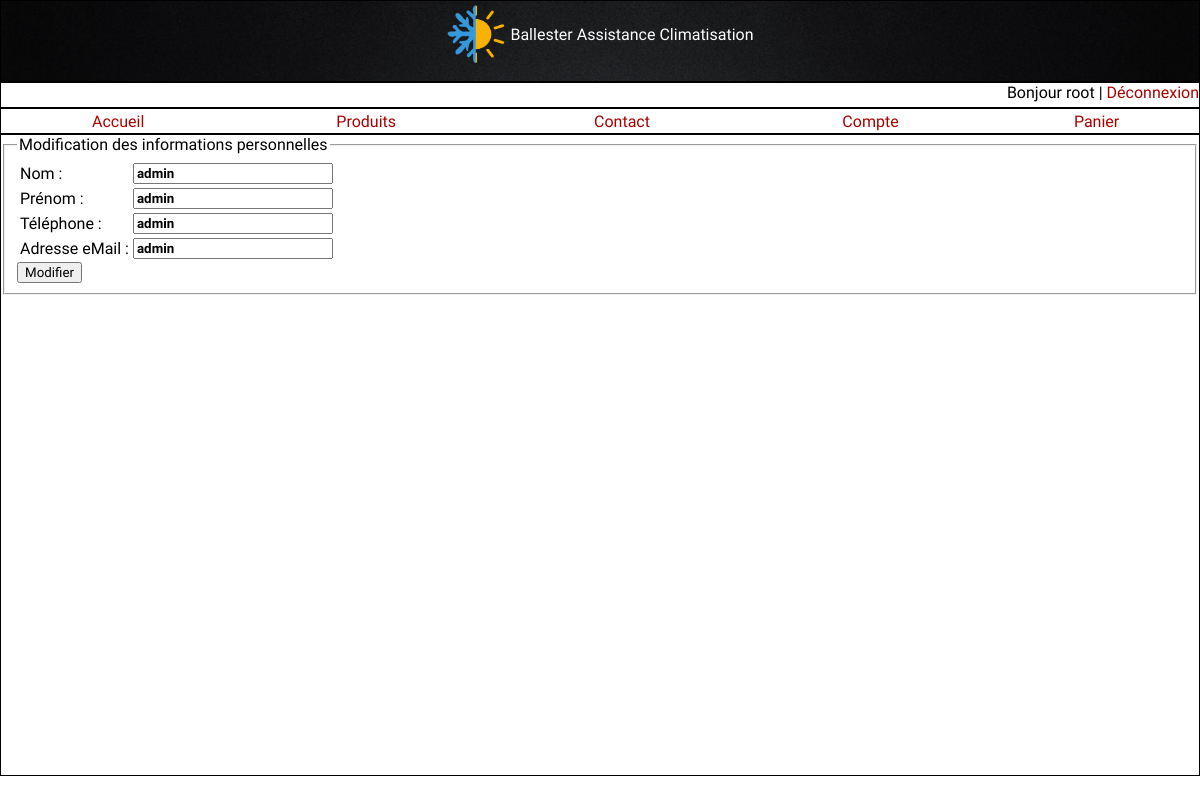
The app's page /formModif.php (signed in) with its own data.
### tables this page shows
CREATE TABLE IF NOT EXISTS User (
    id INT NOT NULL PRIMARY KEY AUTO_INCREMENT,
    nom VARCHAR(30),
    prenom VARCHAR(30),
    adresse VARCHAR(50),
    cp VARCHAR(5),
    ville VARCHAR(30),
    telephone VARCHAR(30),
    mail VARCHAR(50),
	login VARCHAR(30),
	mdp VARCHAR(30));

### formModif.php (the view, shortened to what this page needs)
<?php
	include 'haut.php';
	include 'menu.php';
	if ($_SESSION['isConnected'] == 0)
	{
		header('location: formConnexion.php');
	}
	else
	{
		$req = "SELECT nom FROM User WHERE id = ".$_SESSION['numClient'].";";
		$result = mysqli_query($conn, $req);
		$row = mysqli_fetch_assoc($result);
		foreach ($row as $valeur) {
		$nom = $valeur;
		}
		$req = "SELECT prenom FROM User WHERE id = ".$_SESSION['numClient'].";";
		$result = mysqli_query($conn, $req);
		$row = mysqli_fetch_assoc($result);
		foreach ($row as $valeur) {
		$prenom = $valeur;
		}
		$req = "SELECT telephone FROM User WHERE id = ".$_SESSION['numClient'].";";
		$result = mysqli_query($conn, $req);
		$row = mysqli_fetch_assoc($result);
		foreach ($row as $valeur) {
		$telephone = $valeur;
		}
		$req = "SELECT mail FROM User WHERE id = ".$_SESSION['numClient'].";";
		$result = mysqli_query($conn, $req);
		$row = mysqli_fetch_assoc($result);
		foreach ($row as $valeur) {
		$mail = $valeur;
				}
		echo '
		<div id = "corps">
		<form action = "verifModif.php" method = "POST" onsubmit="return verifForm(this)">
		<fieldset>
			<legend>Modification des informations personnelles</legend>
			<table>
			<tr>
				<td>Nom : </td>
				<td><input type = "text" name = "nom" id = "nom" value = "'.$nom.'"  onblur="verifPseudo(this)" required style = "font-family: Farsan, cursive; Font-Weight: Bold;"><td>
			</tr>
			<tr>
				<td>Prénom : </td>
				<td><input type = "text" name = "prenom" id = "prenom" value = "'.$prenom.'"  onblur="verifPseudo(this)" required style = "font-family: Farsan, cursive; Font-Weight: Bold;"></td>
			</tr>
			<tr>
				<td>Téléphone : </td>
				<td><input type = "text" name = "telephone" id = "telephone" value = "'.$telephone.'"  onblur="verifTel(this)" required style = "font-family: Farsan, cursive; Font-Weight: Bold;"></td>
			</tr>
			<tr>
				<td>Adresse eMail : </td>
				<td><input type = "text" name = "mail" id = "mail" value = "'.$mail.'"  onblur="verifMail(this)" required style = "font-family: Farsan, cursive; Font-Weight: Bold;"></td>
			</tr>
		</table>
		<input type = "submit" value ="Modifier" style = "font-family: Acme, sans-serif">
		</fieldset>
	</form>
	';}

### style.css (style rules this page uses)
html { height: 100%; }
body { min-height: 100%; margin: 0; padding: 0; position: relative; font-family: 'Acme', sans-serif; }
#corps { height : 80%; width : auto; border-style : solid; border-width : 1px; }

### records on screen
user: nom "admin", prenom "admin", telephone "admin", mail "admin"

### other values on screen
$_SESSION['identifiant'] "root"
